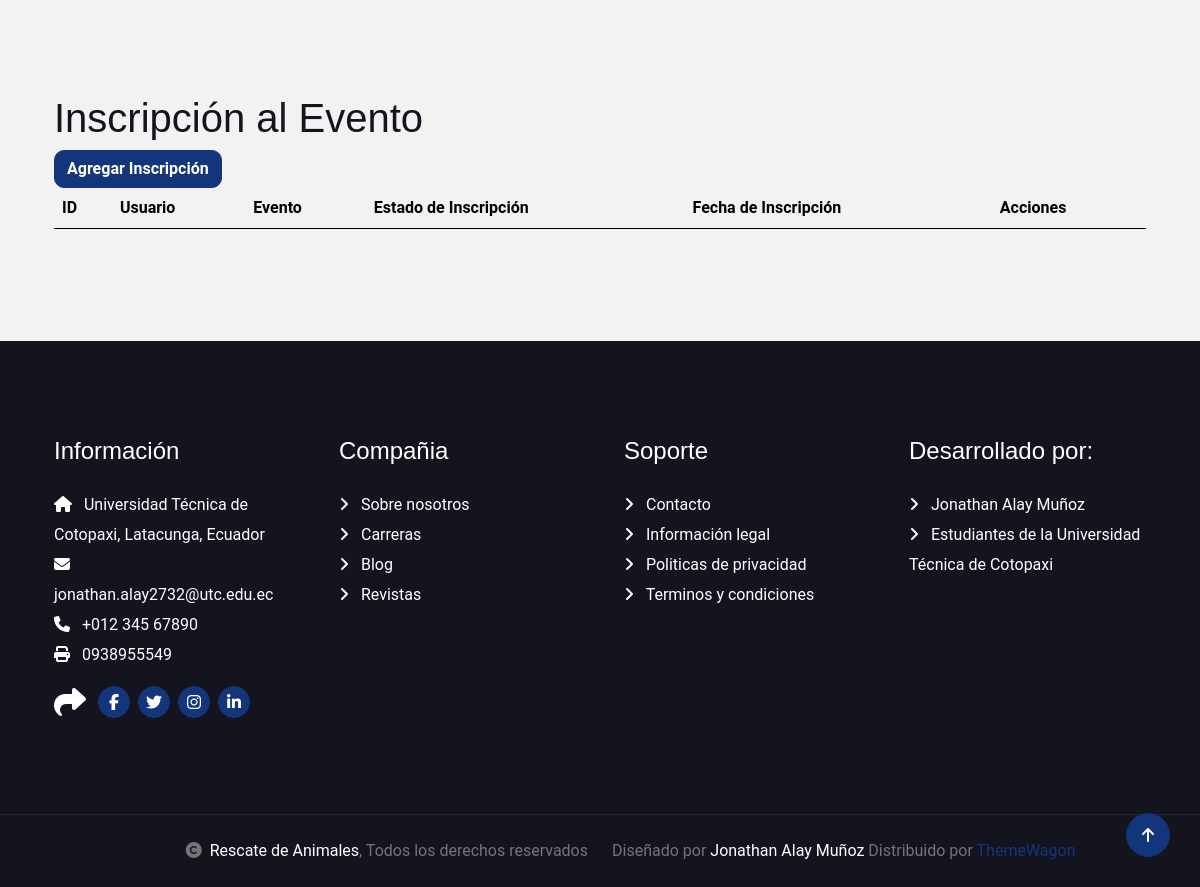
Before: /inscripcion (lower part) with the older database file.
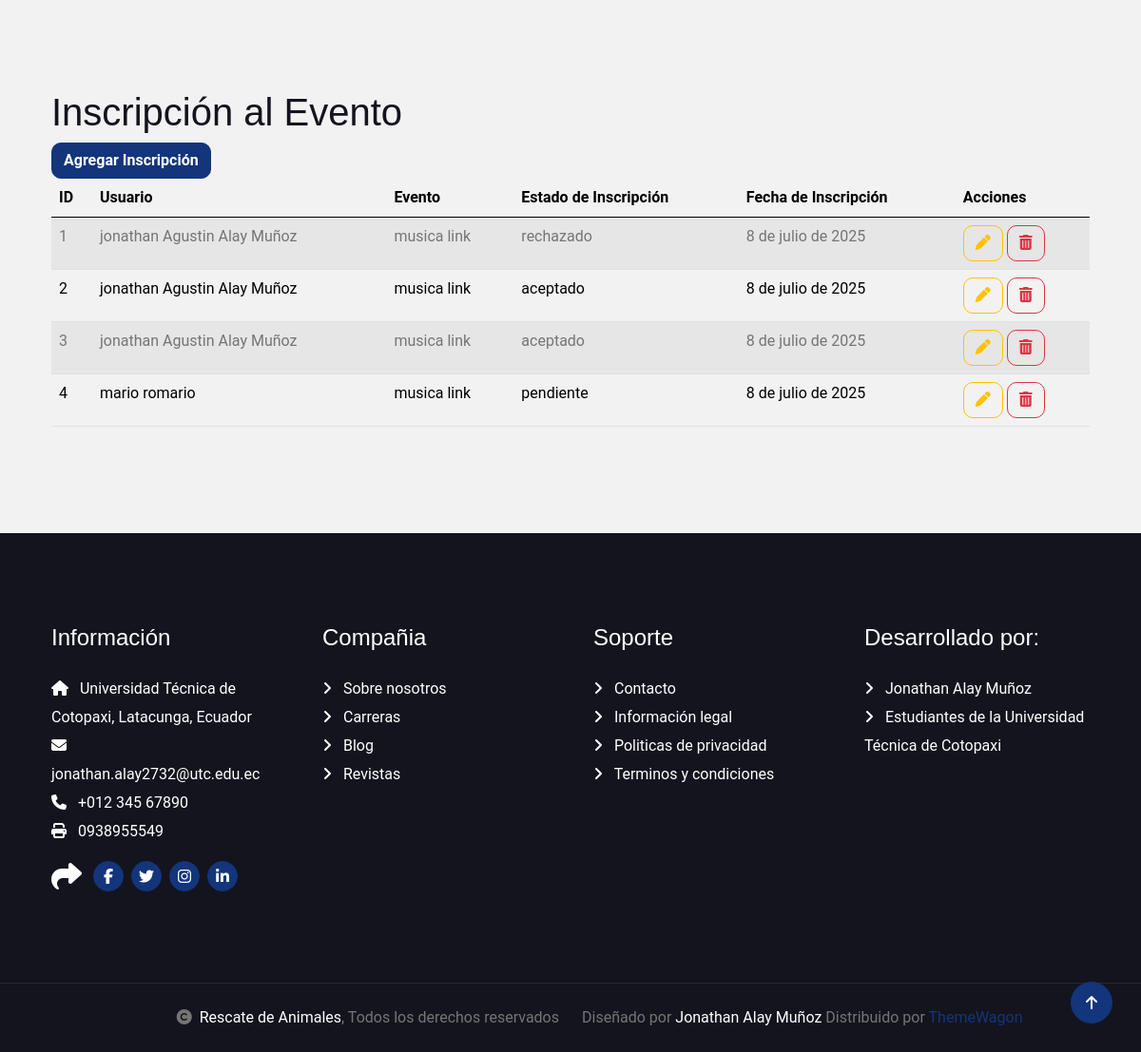
After: the same page with the newer database file.
### Aplicaciones/Eventos/models.py (models this page shows, shortened)
class Inscripcion(models.Model):
    usuario = models.ForeignKey(Usuario, on_delete=models.CASCADE)
    evento = models.ForeignKey(Evento, on_delete=models.CASCADE)
    estado = models.ForeignKey(EstadoInscripcion, on_delete=models.SET_NULL, null=True)
    fecha_inscripcion = models.DateField(auto_now_add=True)

class Usuario(models.Model):
    nombre_completo = models.CharField(max_length=100)
    correo = models.EmailField(unique=True)
    tipo = models.CharField(max_length=20)  # estudiante, docente, admin
    carrera = models.ForeignKey(Carrera, on_delete=models.SET_NULL, null=True)
    semestre = models.CharField(max_length=10)
    def __str__(self):
        return self.nombre_completo

class Evento(models.Model):
    nombre = models.CharField(max_length=200)
    descripcion = models.TextField()
    fecha_inicio = models.DateField()
    fecha_fin = models.DateField()
    cupos = models.PositiveIntegerField()
    modalidad = models.ForeignKey(ModalidadEvento, on_delete=models.SET_NULL, null=True)
    organizador = models.ForeignKey(Usuario, on_delete=models.CASCADE, related_name='eventos_organizados')
    def __str__(self):
        return self.nombre

class EstadoInscripcion(models.Model):
    nombre = models.CharField(max_length=50)
    def __str__(self):
        return self.nombre

### Aplicaciones/Eventos/views.py (the view)
# urls.py: path('inscripcion', views.inscripcion, name='inscripcion'),
def inscripcion(request):
    inscripciones = Inscripcion.objects.all()
    return render(request, "inscripcion.html", {'inscripciones': inscripciones})

### Aplicaciones/Eventos/templates/inscripcion.html (shortened to what this page needs)
{% extends './plantilla.html'%}
{% block contenido %}
<h1>Inscripción al Evento</h1>
<a href="/nuevaInscripcion" class="btn btn-primary">Agregar Inscripción</a>
<table class="table table-border table-striped table-hover" id ="tbl_lb_inscripciones">
    <thead>
        <tr>
            <th>ID</th>
            <th>Usuario</th>
            <th>Evento</th>
            <th>Estado de Inscripción</th>
            <th>Fecha de Inscripción</th>
            <th>Acciones</th>
        </tr>
    </thead>
    <tbody>
        {% for inscripcion in inscripciones %}
        <tr>
            <td>{{ inscripcion.id }}</td>
            <td>{{ inscripcion.usuario }}</td>
            <td>{{ inscripcion.evento }}</td>
            <td>{{ inscripcion.estado }}</td>
            <td>{{ inscripcion.fecha_inscripcion }}</td>
            <td>
                <a href="editarInscripcion/{{ inscripcion.id }}" class="btn btn-outline-warning">
                    <i class ="fa fa-pen"> </i>
                </a>
                <a href="#"
                onclick = "eliminarInscripcion('{{ inscripcion.id }}');"
                class="btn btn-outline-danger">
                    <i class ="fa fa-trash"> </i>
                </a>
            </td>
        </tr>
        {% endfor %}
    </tbody>
</table>
{% endblock %}

### Aplicaciones/Eventos/templates/plantilla.html (shortened to what this page needs)
{%load static %}
<!DOCTYPE html>
<html lang="en">
    <head>
        <link rel="stylesheet" href="https://cdnjs.cloudflare.com/ajax/libs/bootstrap/5.3.3/css/bootstrap.min.css" />
        <link rel="stylesheet" href="https://cdnjs.cloudflare.com/ajax/libs/font-awesome/6.7.2/css/all.min.css" />
        <link  rel ="stylesheet" href="https://cdn.datatables.net/2.3.1/css/dataTables.dataTables.min.css"/>
        <link rel="stylesheet" href="https://cdn.jsdelivr.net/npm/bootstrap-icons@1.5.0/font/bootstrap-icons.min.css">
        <link rel="stylesheet" href="https://cdnjs.cloudflare.com/ajax/libs/bootstrap-fileinput/5.5.4/css/fileinput.min.css" />
        <link rel="stylesheet" href="{% static 'plantilla/travela/https://use.fontawesome.com/releases/v5.15.4/css/all.css' %}"/>
        <link href="{% static 'plantilla/travela/https://cdn.jsdelivr.net/npm/bootstrap-icons@1.4.1/font/bootstrap-icons.css' %}" rel="stylesheet">
        <link href="{% static 'plantilla/travela/lib/owlcarousel/assets/owl.carousel.min.css' %}" rel="stylesheet">
        <link href="{% static 'plantilla/travela/lib/lightbox/css/lightbox.min.css' %}" rel="stylesheet">
        <link href="{% static 'plantilla/travela/css/bootstrap.min.css' %}" rel="stylesheet">
        <link href="{% static 'plantilla/travela/css/style.css' %}" rel="stylesheet">
    </head>
    <body>
        <div class="container-fluid position-relative p-0">
        <div class="bg-light">
            <div class="container-fluid about py-5">
                <div class="container py-5">
                    {% block contenido %}
                    {% endblock %}
                        </div>
                    </div>
                </div>
            </div>
        <div class="container-fluid footer py-5">
            <div class="container py-5">
                <div class="row g-5">
                    <div class="col-md-6 col-lg-6 col-xl-3">
                        <div class="footer-item d-flex flex-column">
                            <h4 class="mb-4 text-white">Información</h4>
                            <a href=""><i class="fas fa-home me-2"></i> Universidad Técnica de Cotopaxi, Latacunga, Ecuador</a>
                            <a href=""><i class="fas fa-envelope me-2"></i> jonathan.alay2732@utc.edu.ec</a>
                            <a href=""><i class="fas fa-phone me-2"></i> +012 345 67890</a>
                            <a href="" class="mb-3"><i class="fas fa-print me-2"></i> 0938955549</a>
                            <div class="d-flex align-items-center">
                                <i class="fas fa-share fa-2x text-white me-2"></i>
                                <a class="btn-square btn btn-primary rounded-circle mx-1" href=""><i class="fab fa-facebook-f"></i></a>
                                <a class="btn-square btn btn-primary rounded-circle mx-1" href=""><i class="fab fa-twitter"></i></a>
                                <a class="btn-square btn btn-primary rounded-circle mx-1" href=""><i class="fab fa-instagram"></i></a>
                                <a class="btn-square btn btn-primary rounded-circle mx-1" href=""><i class="fab fa-linkedin-in"></i></a>
                            </div>
                        </div>
                    </div>
                    <div class="col-md-6 col-lg-6 col-xl-3">
                        <div class="footer-item d-flex flex-column">
                            <h4 class="mb-4 text-white">Compañia</h4>
                            <a href=""><i class="fas fa-angle-right me-2"></i> Sobre nosotros</a>
                            <a href=""><i class="fas fa-angle-right me-2"></i> Carreras</a>
                            <a href=""><i class="fas fa-angle-right me-2"></i> Blog</a>
                            <a href=""><i class="fas fa-angle-right me-2"></i> Revistas</a>
                        </div>
                    </div>
                    <div class="col-md-6 col-lg-6 col-xl-3">
                        <div class="footer-item d-flex flex-column">
                            <h4 class="mb-4 text-white">Soporte</h4>
                            <a href=""><i class="fas fa-angle-right me-2"></i> Contacto</a>
                            <a href=""><i class="fas fa-angle-right me-2"></i> Información legal</a>
                            <a href=""><i class="fas fa-angle-right me-2"></i> Politicas de privacidad</a>
                            <a href=""><i class="fas fa-angle-right me-2"></i> Terminos y condiciones</a>
                        </div>
                    </div>
                    <div class="col-md-6 col-lg-6 col-xl-3">
                        <div class="footer-item d-flex flex-column">
                            <h4 class="mb-4 text-white">Desarrollado por:</h4>
                            <a href=""><i class="fas fa-angle-right me-2"></i> Jonathan Alay Muñoz</a>
                            <a href=""><i class="fas fa-angle-right me-2"></i> Estudiantes de la Universidad Técnica de Cotopaxi</a>
                        </div>
                    </div>
                </div>
            </div>
        </div>
        <div class="container-fluid copyright text-body py-4">
            <div class="container">
                <div class="row g-4 align-items-center">
                    <div class="col-md-6 text-center text-md-end mb-md-0">
                        <i class="fas fa-copyright me-2"></i><a class="text-white" href="#">Rescate de Animales</a>, Todos los derechos reservados
                    </div>
                    <div class="col-md-6 text-center text-md-start">
                        Diseñado por <a class="text-white" href="https://htmlcodex.com">Jonathan Alay Muñoz</a> Distribuido por <a href="https://themewagon.com">ThemeWagon</a>
                    </div>
                    </div>
                </div>
            </div>
        <a href="#" class="btn btn-primary btn-primary-outline-0 btn-md-square back-to-top"><i class="fa fa-arrow-up"></i></a>
    </body>
</html>

### GestionJA/static/plantilla/travela/css/style.css (style rules this page uses)
.back-to-top { position: fixed; right: 30px; bottom: 30px; display: flex; width: 45px; height: 45px; align-items: center; justify-content: center; transition: 0.5s; z-index: 99; }
.btn { font-weight: 600; transition: .5s; }
.btn-square { width: 32px; height: 32px; }
.btn-md-square { width: 44px; height: 44px; }
.btn-square, .btn-sm-square, .btn-md-square, .btn-lg-square { padding: 0; display: flex; align-items: center; justify-content: center; font-weight: normal; border-radius: 50%; }
.btn.btn-primary { box-shadow: inset 0 0 0 0 var(--bs-primary); }
.footer { background: var(--bs-dark); }
.footer .footer-item a { line-height: 30px; color: var(--bs-white); transition: 0.5s; }
.copyright { border-top: 1px solid rgba(255, 255, 255, 0.08); background: var(--bs-dark) !important; }

Changed rows visible on the page:
added Inscripcion: id "1", usuario "jonathan Agustin Alay Muñoz", evento "musica link", estado "rechazado", fecha_inscripcion "8 de julio de 2025"
added Inscripcion: id "2", usuario "jonathan Agustin Alay Muñoz", evento "musica link", estado "aceptado", fecha_inscripcion "8 de julio de 2025"
added Inscripcion: id "3", usuario "jonathan Agustin Alay Muñoz", evento "musica link", estado "aceptado", fecha_inscripcion "8 de julio de 2025"
added Inscripcion: id "4", usuario "mario romario", evento "musica link", estado "pendiente", fecha_inscripcion "8 de julio de 2025"
